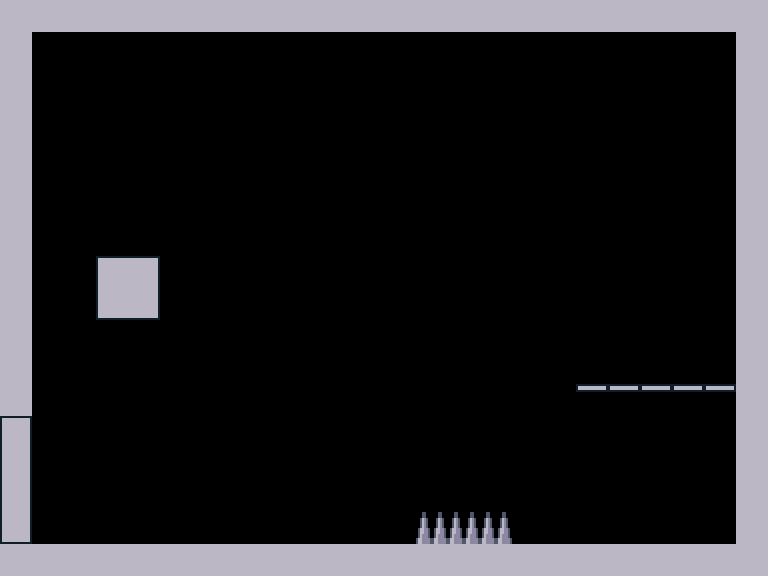

Rendered tile map (Tiled .tmx) drawn with the repository's tilesets; below, a short description and the full map source, tile grids included:
An orthogonal 24x18 tile map with 32x32 px tiles, 4 tile layers (blocks, platforms, leftDoor, hazards) and 10 objects (2x red, 2x green, playerSpawnLeft, playerSpawn, saw, ...).

<map version="1.5" tiledversion="1.6.0" orientation="orthogonal" renderorder="right-down" width="24" height="18" tilewidth="32" tileheight="32" infinite="0" nextlayerid="7" nextobjectid="13">
 <editorsettings>
  <export target="enemyHazardTest.json" format="json" />
 </editorsettings>
 <tileset firstgid="1" name="basicTileSet" tilewidth="32" tileheight="32" tilecount="100" columns="10">
  <image source="basicTileSet.png" width="320" height="320" />
 </tileset>
 <layer id="1" name="blocks" width="24" height="18">
  <data encoding="csv">
12,12,12,12,12,12,12,12,12,12,12,12,12,12,12,12,12,12,12,12,12,12,12,12,
12,0,0,0,0,0,0,0,0,0,0,0,0,0,0,0,0,0,0,0,0,0,0,12,
12,0,0,0,0,0,0,0,0,0,0,0,0,0,0,0,0,0,0,0,0,0,0,12,
12,0,0,0,0,0,0,0,0,0,0,0,0,0,0,0,0,0,0,0,0,0,0,12,
12,0,0,0,0,0,0,0,0,0,0,0,0,0,0,0,0,0,0,0,0,0,0,12,
12,0,0,0,0,0,0,0,0,0,0,0,0,0,0,0,0,0,0,0,0,0,0,12,
12,0,0,0,0,0,0,0,0,0,0,0,0,0,0,0,0,0,0,0,0,0,0,12,
12,0,0,0,0,0,0,0,0,0,0,0,0,0,0,0,0,0,0,0,0,0,0,12,
12,0,0,1,3,0,0,0,0,0,0,0,0,0,0,0,0,0,0,0,0,0,0,12,
12,0,0,21,23,0,0,0,0,0,0,0,0,0,0,0,0,0,0,0,0,0,0,12,
12,0,0,0,0,0,0,0,0,0,0,0,0,0,0,0,0,0,0,0,0,0,0,12,
12,0,0,0,0,0,0,0,0,0,0,0,0,0,0,0,0,0,0,0,0,0,0,12,
12,0,0,0,0,0,0,0,0,0,0,0,0,0,0,0,0,0,0,0,0,0,0,12,
0,0,0,0,0,0,0,0,0,0,0,0,0,0,0,0,0,0,0,0,0,0,0,12,
0,0,0,0,0,0,0,0,0,0,0,0,0,0,0,0,0,0,0,0,0,0,0,12,
0,0,0,0,0,0,0,0,0,0,0,0,0,0,0,0,0,0,0,0,0,0,0,12,
0,0,0,0,0,0,0,0,0,0,0,0,0,0,0,0,0,0,0,0,0,0,0,12,
12,12,12,12,12,12,12,12,12,12,12,12,12,12,12,12,12,12,12,12,12,12,12,12
</data>
 </layer>
 <layer id="2" name="platforms" width="24" height="18">
  <data encoding="csv">
0,0,0,0,0,0,0,0,0,0,0,0,0,0,0,0,0,0,0,0,0,0,0,0,
0,0,0,0,0,0,0,0,0,0,0,0,0,0,0,0,0,0,0,0,0,0,0,0,
0,0,0,0,0,0,0,0,0,0,0,0,0,0,0,0,0,0,0,0,0,0,0,0,
0,0,0,0,0,0,0,0,0,0,0,0,0,0,0,0,0,0,0,0,0,0,0,0,
0,0,0,0,0,0,0,0,0,0,0,0,0,0,0,0,0,0,0,0,0,0,0,0,
0,0,0,0,0,0,0,0,0,0,0,0,0,0,0,0,0,0,0,0,0,0,0,0,
0,0,0,0,0,0,0,0,0,0,0,0,0,0,0,0,0,0,0,0,0,0,0,0,
0,0,0,0,0,0,0,0,0,0,0,0,0,0,0,0,0,0,0,0,0,0,0,0,
0,0,0,0,0,0,0,0,0,0,0,0,0,0,0,0,0,0,0,0,0,0,0,0,
0,0,0,0,0,0,0,0,0,0,0,0,0,0,0,0,0,0,0,0,0,0,0,0,
0,0,0,0,0,0,0,0,0,0,0,0,0,0,0,0,0,0,0,0,0,0,0,0,
0,0,0,0,0,0,0,0,0,0,0,0,0,0,0,0,0,0,0,0,0,0,0,0,
0,0,0,0,0,0,0,0,0,0,0,0,0,0,0,0,0,0,41,41,41,41,41,0,
0,0,0,0,0,0,0,0,0,0,0,0,0,0,0,0,0,0,0,0,0,0,0,0,
0,0,0,0,0,0,0,0,0,0,0,0,0,0,0,0,0,0,0,0,0,0,0,0,
0,0,0,0,0,0,0,0,0,0,0,0,0,0,0,0,0,0,0,0,0,0,0,0,
0,0,0,0,0,0,0,0,0,0,0,0,0,0,0,0,0,0,0,0,0,0,0,0,
0,0,0,0,0,0,0,0,0,0,0,0,0,0,0,0,0,0,0,0,0,0,0,0
</data>
 </layer>
 <layer id="3" name="leftDoor" width="24" height="18">
  <data encoding="csv">
0,0,0,0,0,0,0,0,0,0,0,0,0,0,0,0,0,0,0,0,0,0,0,0,
0,0,0,0,0,0,0,0,0,0,0,0,0,0,0,0,0,0,0,0,0,0,0,0,
0,0,0,0,0,0,0,0,0,0,0,0,0,0,0,0,0,0,0,0,0,0,0,0,
0,0,0,0,0,0,0,0,0,0,0,0,0,0,0,0,0,0,0,0,0,0,0,0,
0,0,0,0,0,0,0,0,0,0,0,0,0,0,0,0,0,0,0,0,0,0,0,0,
0,0,0,0,0,0,0,0,0,0,0,0,0,0,0,0,0,0,0,0,0,0,0,0,
0,0,0,0,0,0,0,0,0,0,0,0,0,0,0,0,0,0,0,0,0,0,0,0,
0,0,0,0,0,0,0,0,0,0,0,0,0,0,0,0,0,0,0,0,0,0,0,0,
0,0,0,0,0,0,0,0,0,0,0,0,0,0,0,0,0,0,0,0,0,0,0,0,
0,0,0,0,0,0,0,0,0,0,0,0,0,0,0,0,0,0,0,0,0,0,0,0,
0,0,0,0,0,0,0,0,0,0,0,0,0,0,0,0,0,0,0,0,0,0,0,0,
0,0,0,0,0,0,0,0,0,0,0,0,0,0,0,0,0,0,0,0,0,0,0,0,
0,0,0,0,0,0,0,0,0,0,0,0,0,0,0,0,0,0,0,0,0,0,0,0,
4,0,0,0,0,0,0,0,0,0,0,0,0,0,0,0,0,0,0,0,0,0,0,0,
14,0,0,0,0,0,0,0,0,0,0,0,0,0,0,0,0,0,0,0,0,0,0,0,
14,0,0,0,0,0,0,0,0,0,0,0,0,0,0,0,0,0,0,0,0,0,0,0,
24,0,0,0,0,0,0,0,0,0,0,0,0,0,0,0,0,0,0,0,0,0,0,0,
0,0,0,0,0,0,0,0,0,0,0,0,0,0,0,0,0,0,0,0,0,0,0,0
</data>
 </layer>
 <objectgroup id="4" name="playerSpawns">
  <object id="1" name="playerSpawnLeft" x="0" y="512">
   <point />
  </object>
  <object id="2" name="playerSpawn" x="128" y="512">
   <point />
  </object>
 </objectgroup>
 <objectgroup id="5" name="enemySpawns">
  <object id="3" name="red" x="608" y="512">
   <point />
  </object>
  <object id="4" name="red" x="352" y="512">
   <point />
  </object>
  <object id="5" name="green" x="448" y="384">
   <point />
  </object>
  <object id="7" name="saw" x="64" y="64">
   <polyline points="0,0 64,0 96,32 64,64 96,96 160,32 192,0 128,0" />
  </object>
  <object id="8" name="green" type="spiral" x="544" y="96" width="160" height="160">
   <ellipse />
  </object>
  <object id="10" name="green" x="256" y="160" width="128" height="128">
   <ellipse />
  </object>
  <object id="11" name="yellow" x="608" y="352">
   <point />
  </object>
  <object id="12" x="160" y="224">
   <properties>
    <property name="closed" type="bool" value="true" />
   </properties>
   <polyline points="0,0 -96,0 -96,96 0,96 0,0" />
  </object>
 </objectgroup>
 <layer id="6" name="hazards" width="24" height="18">
  <data encoding="csv">
0,0,0,0,0,0,0,0,0,0,0,0,0,0,0,0,0,0,0,0,0,0,0,0,
0,0,0,0,0,0,0,0,0,0,0,0,0,0,0,0,0,0,0,0,0,0,0,0,
0,0,0,0,0,0,0,0,0,0,0,0,0,0,0,0,0,0,0,0,0,0,0,0,
0,0,0,0,0,0,0,0,0,0,0,0,0,0,0,0,0,0,0,0,0,0,0,0,
0,0,0,0,0,0,0,0,0,0,0,0,0,0,0,0,0,0,0,0,0,0,0,0,
0,0,0,0,0,0,0,0,0,0,0,0,0,0,0,0,0,0,0,0,0,0,0,0,
0,0,0,0,0,0,0,0,0,0,0,0,0,0,0,0,0,0,0,0,0,0,0,0,
0,0,0,0,0,0,0,0,0,0,0,0,0,0,0,0,0,0,0,0,0,0,0,0,
0,0,0,0,0,0,0,0,0,0,0,0,0,0,0,0,0,0,0,0,0,0,0,0,
0,0,0,0,0,0,0,0,0,0,0,0,0,0,0,0,0,0,0,0,0,0,0,0,
0,0,0,0,0,0,0,0,0,0,0,0,0,0,0,0,0,0,0,0,0,0,0,0,
0,0,0,0,0,0,0,0,0,0,0,0,0,0,0,0,0,0,0,0,0,0,0,0,
0,0,0,0,0,0,0,0,0,0,0,0,0,0,0,0,0,0,0,0,0,0,0,0,
0,0,0,0,0,0,0,0,0,0,0,0,0,0,0,0,0,0,0,0,0,0,0,0,
0,0,0,0,0,0,0,0,0,0,0,0,0,0,0,0,0,0,0,0,0,0,0,0,
0,0,0,0,0,0,0,0,0,0,0,0,0,0,0,0,0,0,0,0,0,0,0,0,
0,0,0,0,0,0,0,0,0,0,0,0,0,42,42,42,0,0,0,0,0,0,0,0,
0,0,0,0,0,0,0,0,0,0,0,0,0,0,0,0,0,0,0,0,0,0,0,0
</data>
 </layer>
</map>
